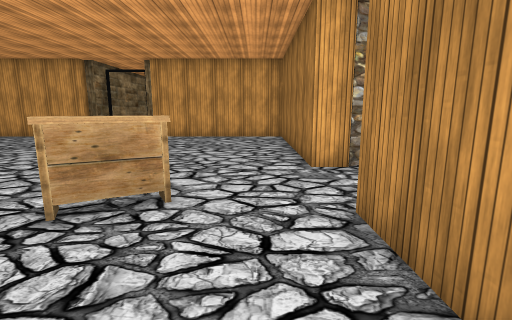
View 1 (above)

17 first-person views from a walk through a 3-D level made in the Unity game engine. The camera is 1.5 m above the floor, tilts 10° down and sees 85° across. The floor is counted in squares, 1 m on a side. Each view is taken from the middle of a square. On the plan, view 1 faces up. The plan holds only what a view shows up to about 14 squares ahead; the rest is blank. The place goes on beyond the plan. The player character is not drawn. Some animated figures are left out. Door leaves are left out, so doorways stand open. Some surface patterns are stand-ins.

View 2
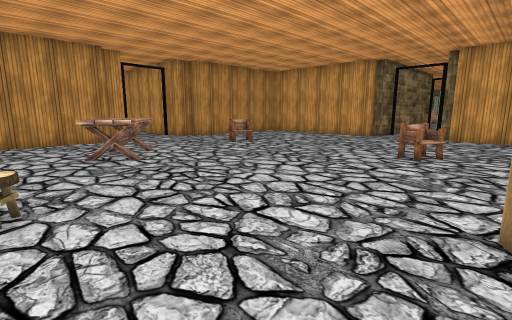

View 3
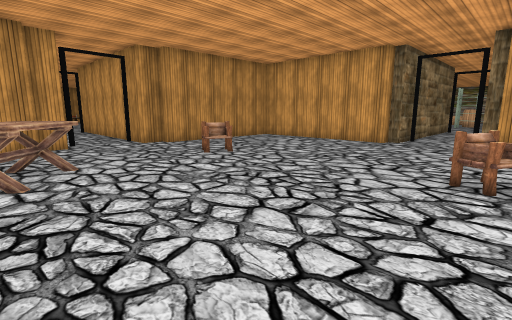

View 4
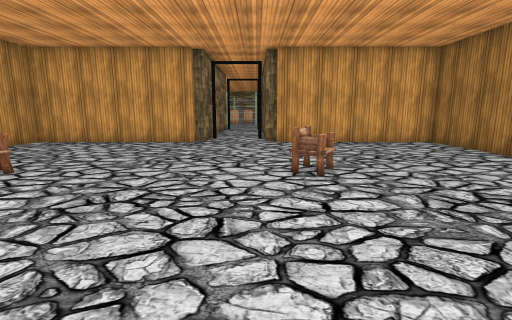

View 5
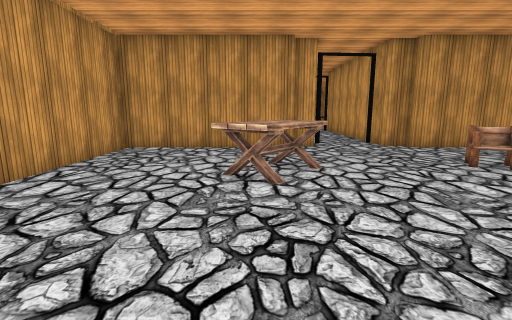

View 6
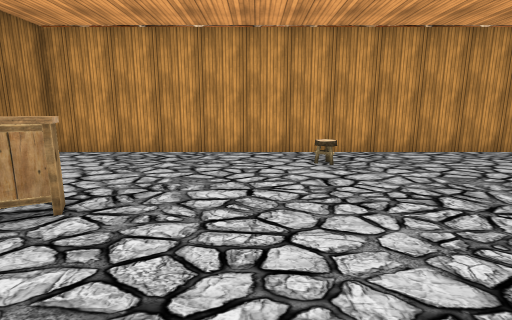

View 7
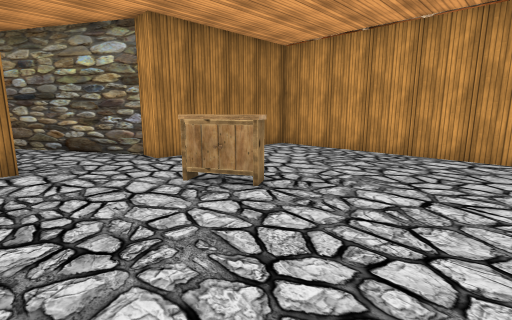

View 8
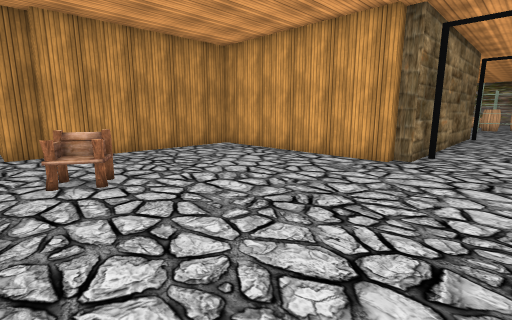

View 9
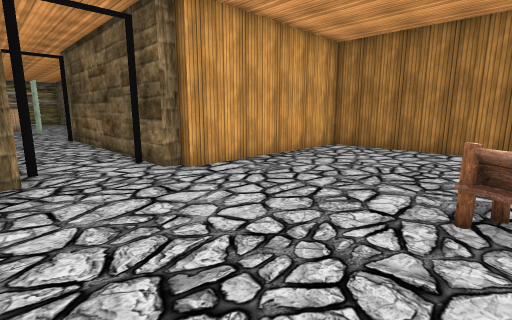

View 10
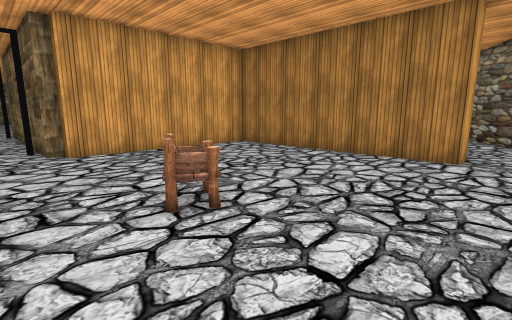

View 11
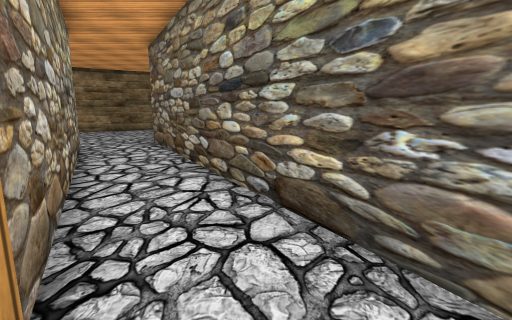

View 12
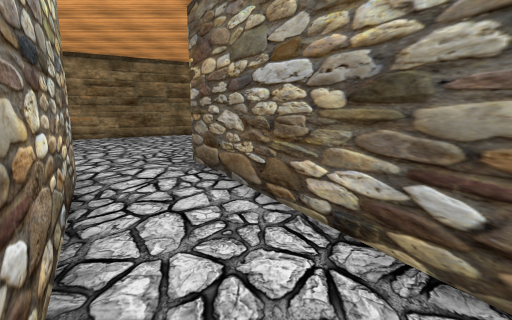

View 13
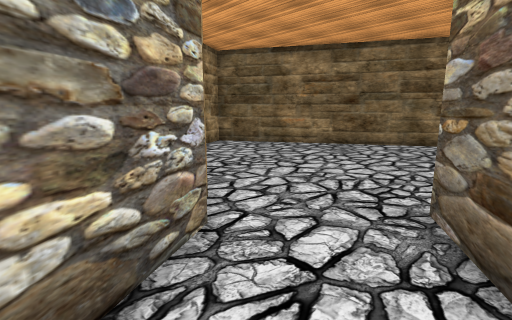

View 14
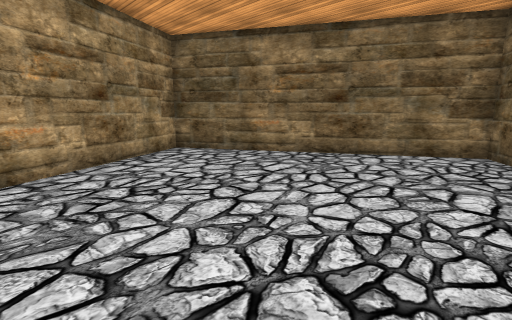

View 15
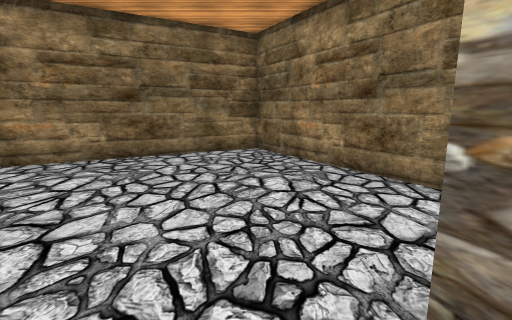

View 16
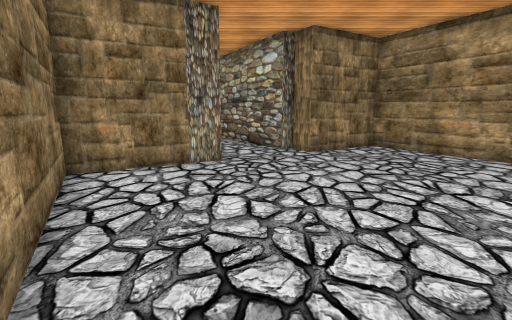

View 17
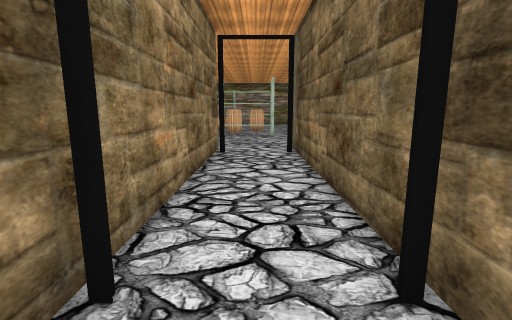

### Floor plan
Ten units are one square. View 1 is at (0, 0); x grows to the right and y downward. Boxes are objects, and circles mark ways between rooms. Rooms are numbered by the first view taken in them; rooms with no view inside come last. Other rooms are left out.
<svg viewBox="-200 -275 448 305">
<path fill="none" stroke="#000" d="M15 -74 15 -165 -60 -165 -60 -170 -65 -170M-175 -46 -175 25 15 25 15 -40M-180 -56 -180 -45M-95 -170 -100 -170 -100 -165 -175 -165 -175 -95 -180 -95 -180 -85 -195 -85M25 -40 145 -110 165 -75 243 -120 188 -215 110 -170 128 -140 118 -134 121 -130 24 -74M-95 -270 -95 -170M-65 -170 -65 -260"/>
<rect x="-145" y="-55" width="30" height="40" fill="#bbb"><title>table</title></rect>
<rect x="-145" y="-105" width="20" height="20" fill="#bbb"><title>chair</title></rect>
<rect x="-85" y="-5" width="10" height="10" fill="#bbb"><title>stool</title></rect>
<rect x="-65" y="-105" width="20" height="10" fill="#bbb"><title>chair</title></rect>
<rect x="-35" y="-55" width="20" height="20" fill="#bbb"><title>cabinet</title></rect>
<circle cx="20" cy="-60" r="3" fill="#2a7"/>
<circle cx="-80" cy="-180" r="3" fill="#2a7"/>
<text x="-80" y="-70">1</text>
<text x="150" y="-130">2</text>
<text x="-80" y="-220">3</text>
</svg>
Room 1 opens to room 2. Room 1 opens to room 3.

Where each view was taken, in squares from view 1:
view 1: 0 up, 0 right, facing up
view 2: 0 up, 3 left, facing up-left
view 3: 3 up, 5 left, facing up-left
view 4: 3 up, 7 left, facing up
view 5: 3 up, 6 left, facing left
view 6: 8 up, 6 left, facing down
view 7: 8 up, 7 left, facing down-right
view 8: 8 up, 7 left, facing up-left
view 9: 10 up, 10 left, facing up-right
view 10: 6 up, 8 left, facing up-right
view 11: 6 up, 1 right, facing right
view 12: 9 up, 6 right, facing right
view 13: 10 up, 10 right, facing up-right
view 14: 11 up, 13 right, facing up-right
view 15: 12 up, 13 right, facing right
view 16: 12 up, 23 right, facing left
view 17: 16 up, 8 left, facing up
